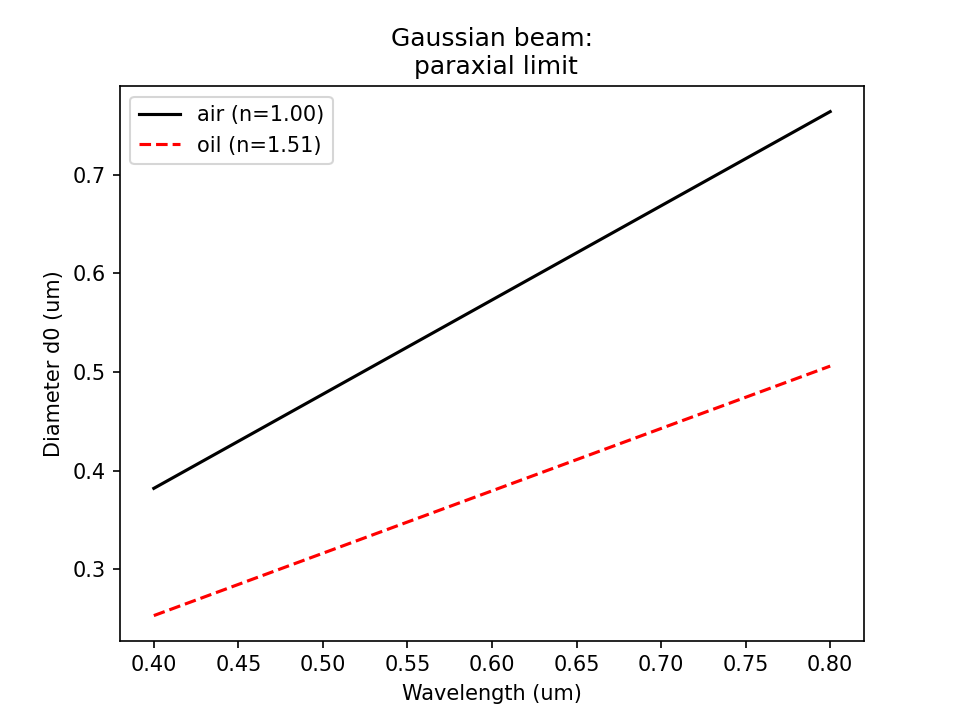

Generate this figure with Python:
import numpy as np

def paraxial_limit(n, lambda_um):
    w0_um = (3 * lambda_um) / (2 * np.pi * n)
    if isinstance(lambda_um, int) or isinstance(lambda_um, float):
        print('Paraxial limit:')
        print('(n=%0.2f, lambda_um=%0.2f)'%(n, lambda_um))
        print('w0_um=%0.2f'%w0_um)
    return w0_um

if __name__ == "__main__":
    # Input:
    n, lambda_um = 1.0, 0.532

    # Get value:
    w0_um = paraxial_limit(n, lambda_um)

    # Plot:
    lambda_um = np.linspace(0.4, 0.8, 1000)
    air_d0_um = 2 * paraxial_limit(1.00, lambda_um)
    oil_d0_um = 2 * paraxial_limit(1.51, lambda_um)

    import matplotlib.pyplot as plt
    fig, ax = plt.subplots()
    ax.set_title('Gaussian beam:\n paraxial limit')
    ax.set_ylabel('Diameter d0 (um)')
    ax.set_xlabel('Wavelength (um)')
    ax.plot(lambda_um, air_d0_um, label='air (n=1.00)',
            linestyle='-', color='k')
    ax.plot(lambda_um, oil_d0_um, label='oil (n=1.51)',
            linestyle='--', color='r')
    plt.legend(loc="upper left")
    fig.savefig('paraxial_limit.png', dpi=150)
    plt.show()
